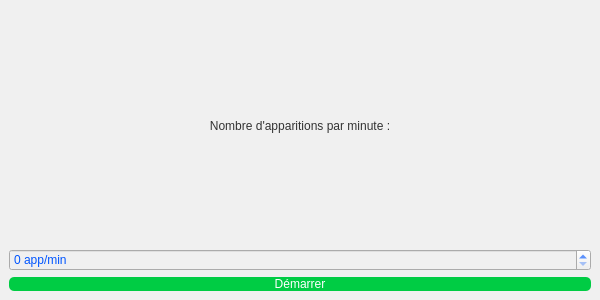
<?xml version="1.0" encoding="UTF-8"?>
<ui version="4.0">
 <class>MainWindow</class>
 <widget class="QMainWindow" name="MainWindow">
  <property name="geometry">
   <rect>
    <x>0</x>
    <y>0</y>
    <width>600</width>
    <height>300</height>
   </rect>
  </property>
  <property name="windowTitle">
   <string>Accueil AimLab</string>
  </property>
  <property name="styleSheet">
   <string notr="true">QWidget { background-color: #f0f0f0; }</string>
  </property>
  <widget class="QWidget" name="centralWidget">
   <layout class="QVBoxLayout" name="verticalLayout">
    <item>
     <widget class="QLabel" name="label">
      <property name="text">
       <string>Nombre d'apparitions par minute :</string>
      </property>
      <property name="alignment">
       <set>Qt::AlignCenter</set>
      </property>
      <property name="styleSheet">
       <string notr="true">color: #333333;</string>
      </property>
     </widget>
    </item>
    <item>
     <widget class="QSpinBox" name="appearancesPerMinute">
      <property name="maximum">
       <number>60</number>
      </property>
      <property name="suffix">
       <string> app/min</string>
      </property>
      <property name="styleSheet">
       <string notr="true">QSpinBox { color: #0055ff; }</string>
      </property>
     </widget>
    </item>
    <item>
     <widget class="QPushButton" name="startButton">
      <property name="text">
       <string>Démarrer</string>
      </property>
      <property name="styleSheet">
       <string notr="true">QPushButton { background-color: #00cc44; color: white; border-radius: 5px; }</string>
      </property>
     </widget>
    </item>
   </layout>
  </widget>
 </widget>
 <resources/>
 <connections/>
</ui>
